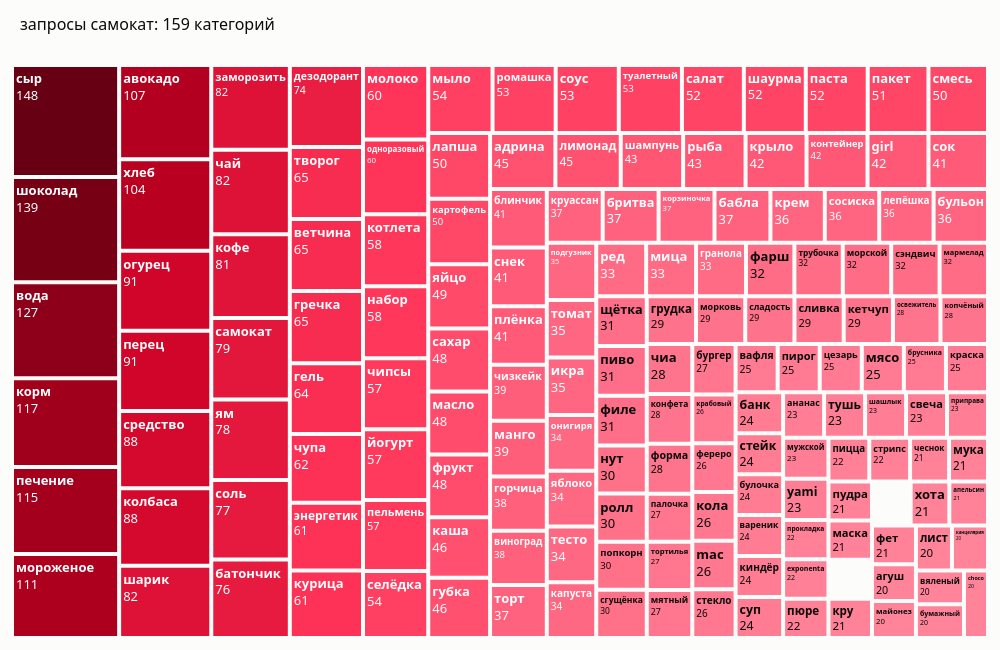

This figure's notebook cell:
### Code cell
plot_treemap(clustered_df_e5, title='запросы самокат')

### Figure 1 — Plotly figure (JSON) as saved in the notebook; plotly's stock layout.template omitted (floating-point values rounded to 4 significant figures; data arrays with more than 128 entries replaced by an {"elided": "..."} marker saying what was removed)
{"data": [{"customdata": {"elided": "159 int values"}, "hovertemplate": "<b>%{label}</b><br>кластер №%{customdata}<br>запросов: %{value:,}<extra></extra>", "labels": {"elided": "159 str values"}, "marker": {"colors": {"elided": "159 str values"}, "line": {"color": "#fcfcfb", "width": 2}, "pad": {"b": 3, "l": 3, "r": 3, "t": 6}}, "parents": {"elided": "159 str values"}, "text": {"elided": "159 str values"}, "textfont": {"color": {"elided": "159 str values"}, "family": "system-ui, -apple-system, \"Segoe UI\", sans-serif", "size": 13}, "texttemplate": "<b>%{label}</b><br>%{text}", "tiling": {"pad": 2}, "type": "treemap", "values": {"elided": "159 int values"}}], "layout": {"font": {"family": "system-ui, -apple-system, \"Segoe UI\", sans-serif"}, "height": 650, "margin": {"b": 10, "l": 10, "r": 10, "t": 60}, "paper_bgcolor": "#fcfcfb", "title": {"font": {"color": "#0b0b0b", "size": 16}, "text": "запросы самокат: 159 категорий", "x": 0.02, "xanchor": "left"}, "width": 1000}}
